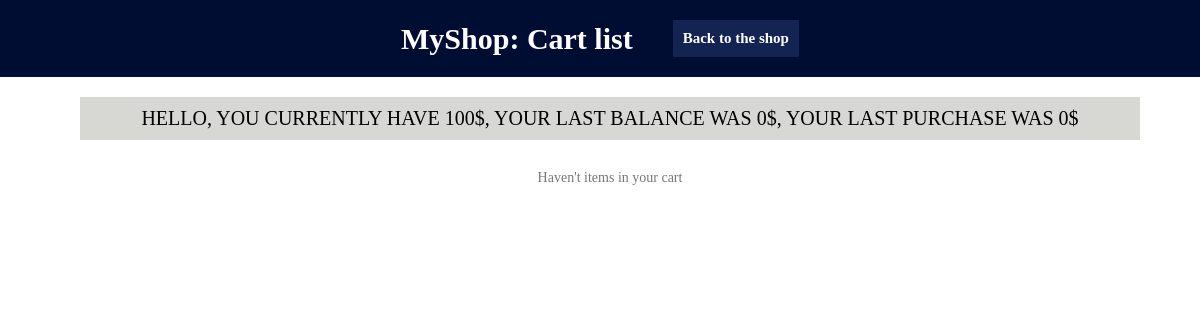
The app's page /cart.php with its own data.
### tables this page shows
CREATE TABLE `me` (
  `id` int(11) NOT NULL,
  `cash` int(11) NOT NULL,
  `old_cash` int(11) NOT NULL,
  `payed` int(11) NOT NULL
);

### inc/products.php (the view, shortened to what this page needs)
<?php
class products extends connection
{
			?>
			<?php
	public function myBalance()
	{
		try
		{
			$db = $this->start();
			$stmt = $db->query("SELECT * FROM me WHERE id = 1");
			$money = $stmt->fetch();
			echo "Hello, you currently have ". $money['cash'] ."$, your last balance was ". $money['old_cash'] ."$, your last purchase was ". $money['payed'] ."$";
		}
		catch(PDOException $e)
		{
			echo '{"error":{"text":'. $e->getMessage() .'}}';
		}
	}
	public function productsCartList()
	{
		try
		{
			$db = $this->start();
			$products = $db->query("SELECT * FROM product WHERE incart > 0");
			?>
			<?php
		}
		catch(PDOException $e)
		{
			echo '{"error":{"text":'. $e->getMessage() .'}}';
		}
		if ($products->rowCount())
		{
		?>
			<div class="container">Please choose a type of transportation to complete the purchase</div>
			<?php
			try
			{
				$db = $this->start();
				$transports = $db->query("SELECT * FROM transport");
				foreach ($transports as $row)
				{
				?>
					<?php
					if($row['selected'] == 1)
					{
					?>
						<div class="product">
							<div class="product__title"><?php echo $row['name']; ?></div>
							<div class="product__price"><?php echo $row['price']; ?>$</div>
							<div class="product__button" onclick="api('deselectTransport', <?php echo $row['id']; ?>);">Selected</div>
						</div>
					<?php
					}
					else
					{
					?>
						<div class="product">
							<div class="product__title"><?php echo $row['name']; ?></div>
							<div class="product__price"><?php echo $row['price']; ?>$</div>
							<div class="product__button" onclick="api('selectTransport', <?php echo $row['id']; ?>);">Select</div>
						</div>
		<?php
					}
				}
			}
			catch(PDOException $e)
			{
				echo '{"error":{"text":'. $e->getMessage() .'}}';
			}
		?>
		<div class="container">
					<div class="product__price">Total: <?php echo $this->totalPrice(); ?>$</div>
					<div class="product__button" onclick="api('checkout');">checkout</div>
		</div>
		<?php
		}
		else
		{
		?>
			<div class="container">
					<div class="product__price">Haven't items in your cart</div>
		</div>
		<?php
		}
	}
}
?>

### css/style.css (style rules this page uses)
html,body { margin: 0; padding: 0; height: 100%; font-family: Verdana; text-align: center; }
.container { max-width: 1060px; height: auto; margin: 0 auto; padding: 10px; width: 100%; }
.product__title, .product__price { padding: 10px; }
.product__price { font-size: 14px; color: #777777; }

### records on screen
me: cash "100", old_cash "0", payed "0"
